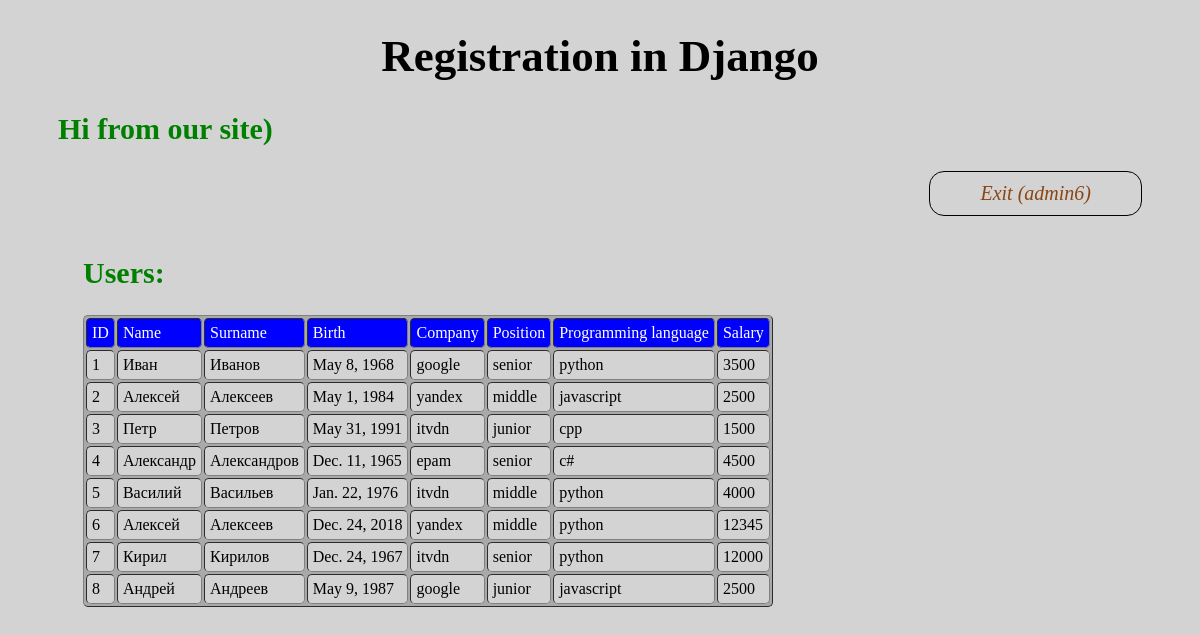
Screenshot of /lesson-seventh/ (signed in) with the database file from the repository.
### lesson_sixth_ORM/models.py (models this page shows, shortened)
class Human(models.Model):
    CHOICE_COMPANY  = (
        ('google', 'Google'),
        ('yandex', 'Yandex'),
        ('itvdn', 'Itvdn'),
        ('epam', 'Epam'),
    )
    POSITION_CHOICES = (
        ('senior', 'Senior'),
        ('middle', 'Middle'),
        ('junior', 'Junior'),
    )
    LANGUAGE_CHOICES = (
        ('python', 'Python'),
        ('javascript', 'Javascript'),
        ('c#', 'C#'),
        ('cpp', 'C++'),
    )
    name = models.CharField(max_length=50, verbose_name="Имя")
    surname = models.CharField(max_length=50, verbose_name="Фамилия")
    birth = models.DateField(auto_now_add=False, auto_now=False)
    company = models.CharField(max_length = 150, choices=CHOICE_COMPANY)
    position = models.CharField(max_length=15, choices=POSITION_CHOICES)
    language = models.CharField(max_length=10, choices= LANGUAGE_CHOICES, default='python')
    salary = models.IntegerField()

### lesson_seventh_registration/views.py (the view)
# urls.py: path('', views.MainView.as_view(), name="main"),
class MainView(TemplateView):
    template_name = 'lesson_seventh_registration/main_page.html'
    def get(self, request):
        if request.user.is_authenticated:
            humans = Human.objects.all()
            ctx = {}
            ctx['humans'] = humans
            return render(request, self.template_name, ctx)
        else:
            return render(request, self.template_name, {})

### lesson_seventh_registration/templates/lesson_seventh_registration/main_page.html (shortened to what this page needs)
<!DOCTYPE html>
<html lang="en">
<head>
</head>
<body>
    <h1>Registration in Django</h1>
    <h2>Hi from our site)</h2>
    {% if user.is_authenticated  %}
        <a href="logout">Exit ({{user.username}})</a>
    {% else %}
        <a href="registration">Registration</a>
        <a href="login">Login</a>
    {% endif %}
    {% if user.is_authenticated %}
        <h2 id="users">Users:</h2>
        <table border='1' cellpadding="5">
            <tr style='background:blue; color:white;'>
                <td>ID</td>
                <td>Name</td>
                <td>Surname</td>
                <td>Birth</td>
                <td>Company</td>
                <td>Position</td>
                <td>Programming language</td>
                <td>Salary</td>
               </tr>
            {% for human in humans %}
            <tr style="background-color:lightgrey">
                <td>{{human.id}}</td>
                <td>{{human.name}}</td>
                <td>{{human.surname}}</td>
                <td>{{human.birth}}</td>
                <td>{{human.company}}</td>
                <td>{{human.position}}</td>
                <td>{{human.language}}</td>
                <td>{{human.salary}}</td>
            </tr>
            {% endfor %}
        </table>
    {% endif %}
</body>
</html>

### lesson_seventh_registration/templates/lesson_seventh_registration/main_page.html (style rules this page uses)
body { background-color:lightgray; }
h1 { font-size:45px; text-align:center; }
h2 { margin-top: 20px; margin-left: 50px; font-size:30px; color:green; }
a { display: block; float: right; margin-right: 50px; padding: 10px 50px; color: black; border-radius : 15px; border: 1px solid black; text-decoration: none; font-size: 20px; font-style:italic; color: saddlebrown; transition: color 1s, background 1s, border 1s; }
table, td { border-radius:5px; }
table { margin-left: 75px; background-color:darkgrey; }
#users { margin-left: 75px; margin-top: 110px; }

### rows the page displays
Human: id "1", name "Иван", surname "Иванов", birth "May 8, 1968", company "google", position "senior", language "python", salary "3500"
Human: id "2", name "Алексей", surname "Алексеев", birth "May 1, 1984", company "yandex", position "middle", language "javascript", salary "2500"
Human: id "3", name "Петр", surname "Петров", birth "May 31, 1991", company "itvdn", position "junior", language "cpp", salary "1500"
Human: id "4", name "Александр", surname "Александров", birth "Dec. 11, 1965", company "epam", position "senior", language "c#", salary "4500"
Human: id "5", name "Василий", surname "Васильев", birth "Jan. 22, 1976", company "itvdn", position "middle", language "python", salary "4000"
Human: id "6", name "Алексей", surname "Алексеев", birth "Dec. 24, 2018", company "yandex", position "middle", language "python", salary "12345"
Human: id "7", name "Кирил", surname "Кирилов", birth "Dec. 24, 1967", company "itvdn", position "senior", language "python", salary "12000"
Human: id "8", name "Андрей", surname "Андреев", birth "May 9, 1987", company "google", position "junior", language "javascript", salary "2500"

### other values shown
{{ user.username }} "admin6"
